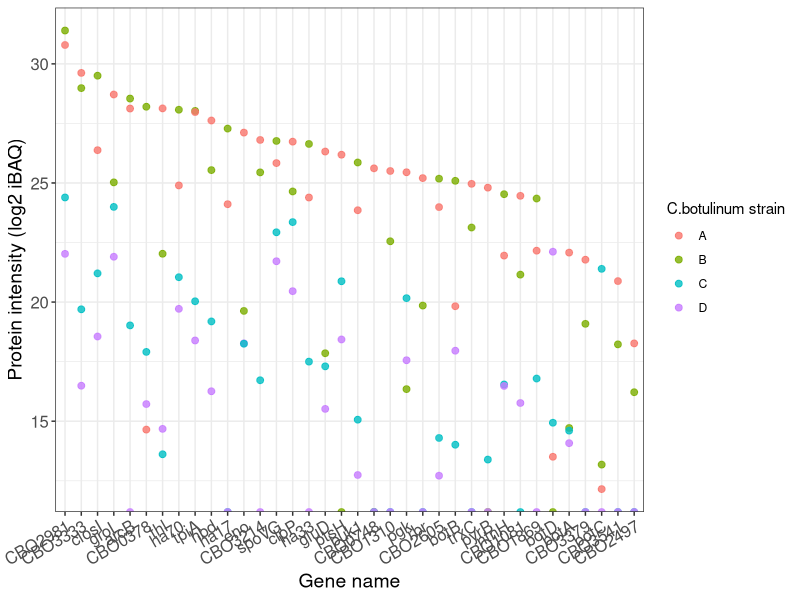

This figure's R source:

# Do:
# Analyse protein intensities
# C.botulinum cell culture supernatants

# INPUT:
# "search_results//Supernatants_Cbotulinum//combined//txt//proteinGroups.txt

# OUTPUT:
# "plots\\supernatants_Cbotulinum_proteins_ranked_first30.pdf"
# "Figures\\SupplFig_2\\Proteingroup_Intensity_Suprenatants_Cbotulinum.txt"


local({

  if(!dir.exists("Figures\\SupplFig_2\\")) dir.create("Figures\\SupplFig_2\\", recursive = TRUE)
  if(!dir.exists("plots")) dir.create("plots")
  
  library(ggplot2)
  library(stringr)
  library(data.table)
  
  df <- fread("search_results//Supernatants_Cbotulinum//combined//txt//proteinGroups.txt", check.names = TRUE)
  dim(df)
  head(df)
  
  df <- df[Peptide.counts..all. > 1]
  dim(df)
  
  df <- df[Potential.contaminant != "+"]
  df <- df[Reverse != "+"]
  dim(df)
  
  df[, Gene.name := str_match(Fasta.headers, "GN=([^\\s]+)")[, 2]]
  df[, Protein.description := str_match(Fasta.headers, "\\s(.+) OS=")[, 2]]
  df[Protein.IDs == "sp|P18640|BXC_CBCP", Gene.name := "botC"]
  
  int_cols <- paste0("iBAQ.", c("A", "B", "C", "D"))
                   
  df_long <- melt(df[, c("id", "Gene.name", ..int_cols)], measure.vars = int_cols)
  df_long[, iBAQ.log := log2(value)]
  
  df_long <- df_long[order(-iBAQ.log)]
  selected_genes <- c(unique(df_long$Gene.name)[1:30], c("botA", "botB", "botC", "botD", "CBO3541", "CBO3379", "CBO2497"))
  
  df_long[, Gene.name := factor(Gene.name, levels = unique(df_long$Gene.name))]
  df_long[, variable := gsub("iBAQ\\.", "", variable)]
  
  names(df_long)[names(df_long) == "value"] <- "iBAQ"
  names(df_long)[names(df_long) == "variable"] <- "strain"
  
  pdf("plots\\supernatants_Cbotulinum_proteins_ranked_first30.pdf", width = 12)
  g <- ggplot(df_long[Gene.name %in% selected_genes], aes(y = iBAQ.log, x = Gene.name, color = strain))
  g <- g + geom_point(size = 2, alpha = 0.8)
  g <- g + theme_bw()
  g <- g + theme(axis.text.x = element_text(angle = 30, hjust = 1, size = 12),
                 axis.text.y = element_text(size = 12),
                 axis.title = element_text(size = 14))
  g <- g + xlab("Gene name") + ylab("Protein intensity (log2 iBAQ)")
  g <- g + guides(color = guide_legend(title = "C.botulinum strain"))
  print(g)
  dev.off()
  
  # provide source data
  fwrite(df_long, "Figures\\SupplFig_2\\Proteingroup_Intensity_Suprenatants_Cbotulinum.txt", sep = "\t")
  
})
